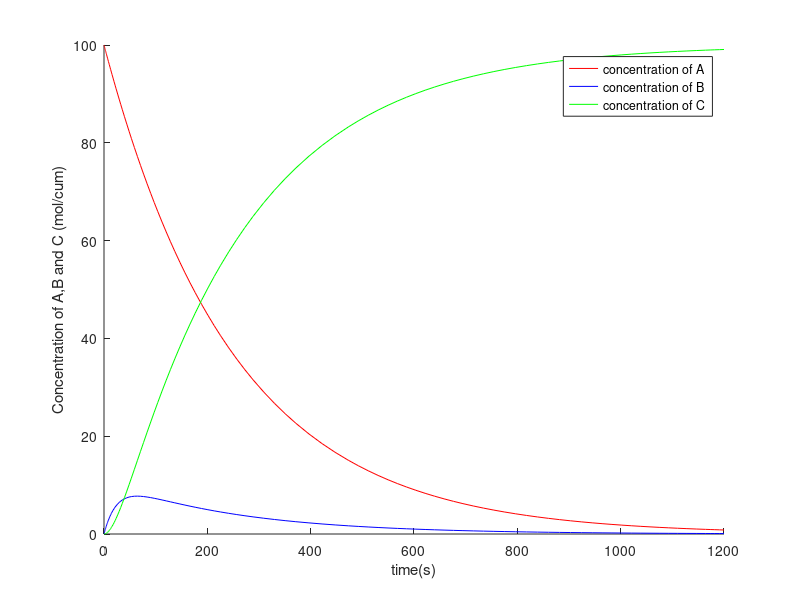
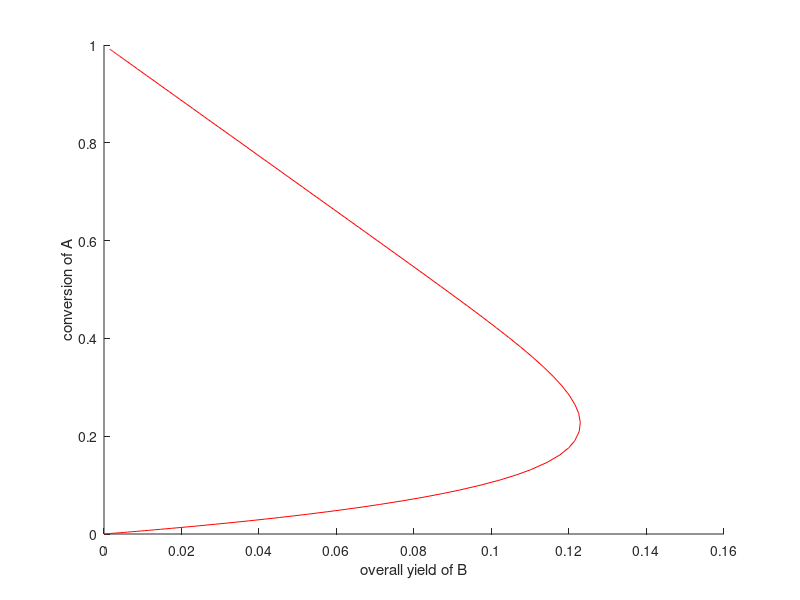
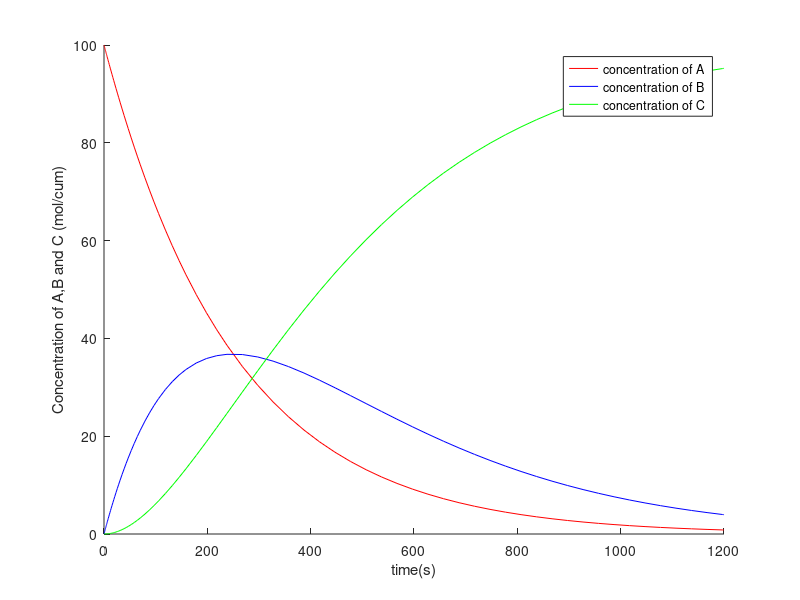
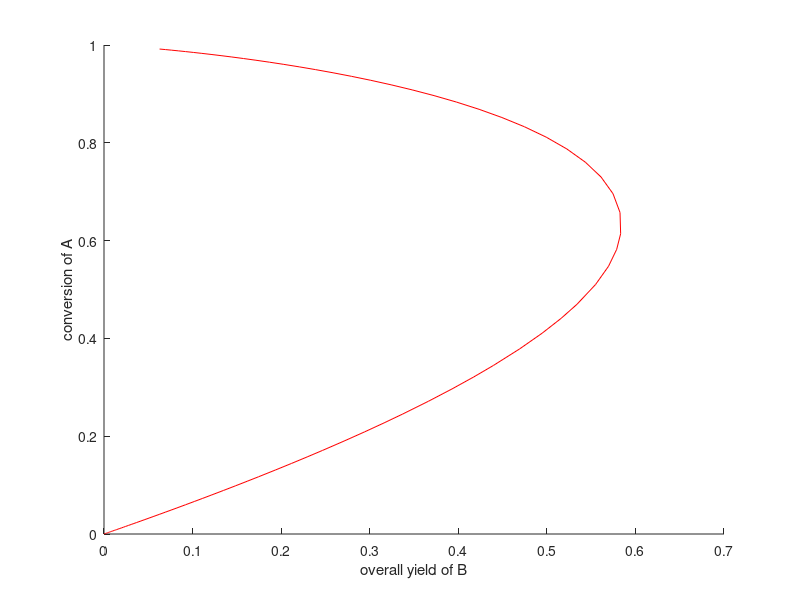

Write the MATLAB code that produced these figures, in order.
clear;
k1=0.004;
r = [0.1 1 4 10];
for i=1:1:4
k2=k1/r(i);
y=zeros(3,1);
dydt=@(t,y)[-k1*y(1); k1*y(1)-k2*y(2); k2*y(2)];
[t,y]=ode45(dydt,[0,1200],[100;0;0]);

figure
hold on;
plot(t,y(:,1),'r');
plot(t,y(:,2),'b');
plot(t,y(:,3),'g');
xlabel("time(s)");
ylabel("Concentration of A,B and C (mol/cum)");
legend("concentration of A","concentration of B","concentration of C");
hold off;
figure
hold on;
plot(y(:,2)/62.9933,(100-y(:,1))/100,'r');
xlabel("overall yield of B");
ylabel("conversion of A");
hold off;
end